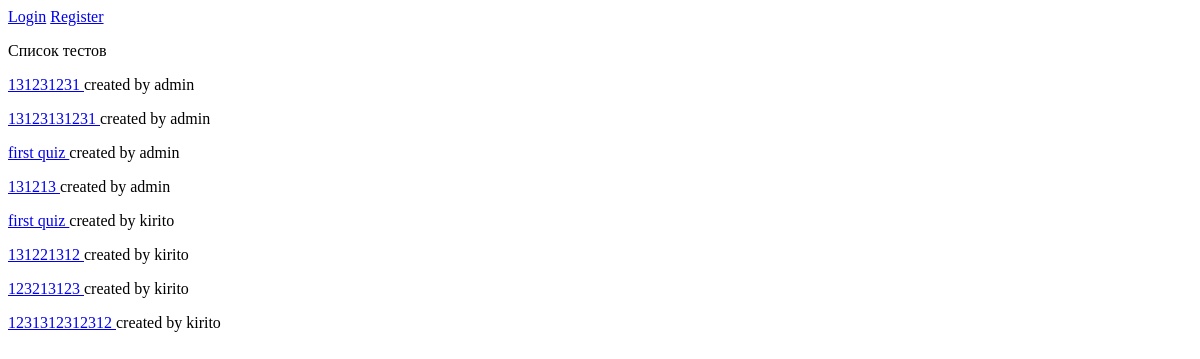
Before: / with the older database file.
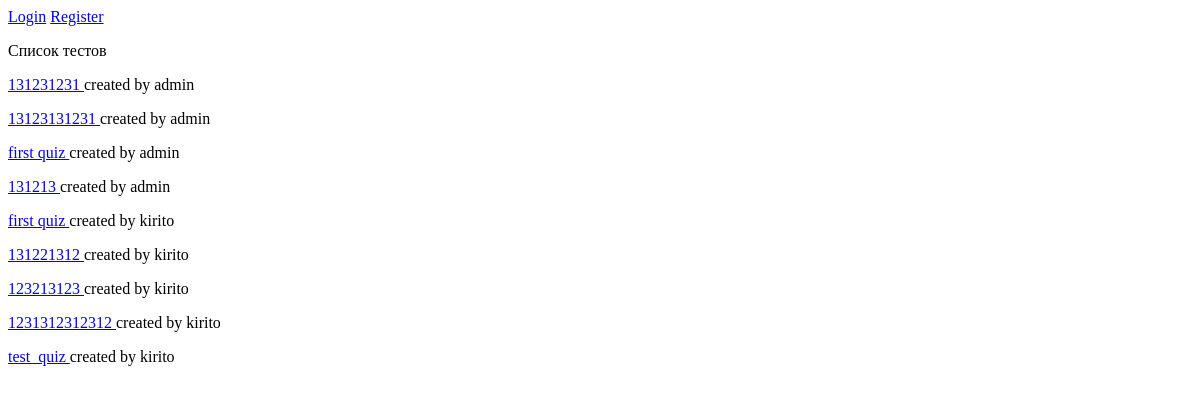
After: the same page with the newer database file.
### quiz/models.py (models this page shows, shortened)
class Quiz(models.Model):
    owner = models.ForeignKey(User, on_delete=models.CASCADE)
    name = models.CharField(max_length=255)

### main/views.py (the view)
# urls.py: path("", main_page, name="main_page")
def main_page(request):
    quizs = Quiz.objects.all()
    d = {
        "quizs": quizs,
    }
    return render(request, "main/main_page.html", context=d)

### main/templates/main/main_page.html (shortened to what this page needs)
<!DOCTYPE html>
<html lang="en">
<head>
</head>
<body>
{%if user.is_authenticated %}
<a href="{% url 'create_quiz_page' %}">Создать опросник</a>
<a href="{% url 'profile_page' %}">Профиль</a>
<a href="{% url 'log_out_action'%}">Выйти</a>
{%else%}
<a href="{% url 'login_page'%}">Login</a>
<a href="{% url 'register_page'%}">Register</a>
{%endif%}
<p>Список тестов</p>
{%for i in quizs%}
<p><a href="{% url 'quiz_show_page' id=i.pk%}">{{i.name}} </a> created by {{i.owner.username}}</p>
{%endfor%}
</body>
</html>

Changed rows visible on the page:
added Quiz: name "test_quiz", owner.username "kirito"
